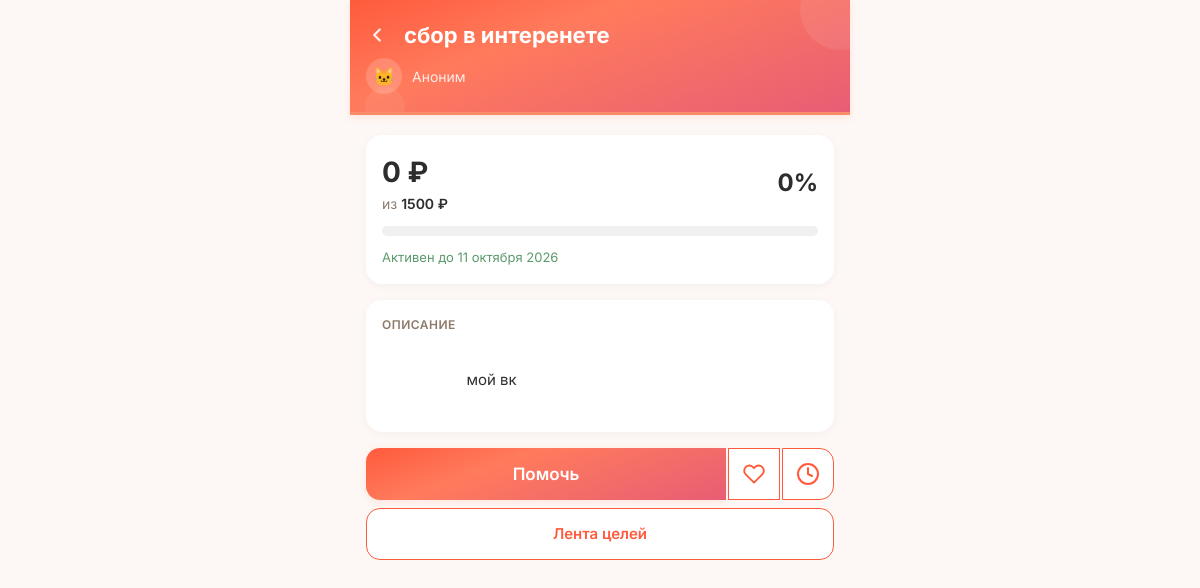
The page /goal/14 on the database as committed earlier.
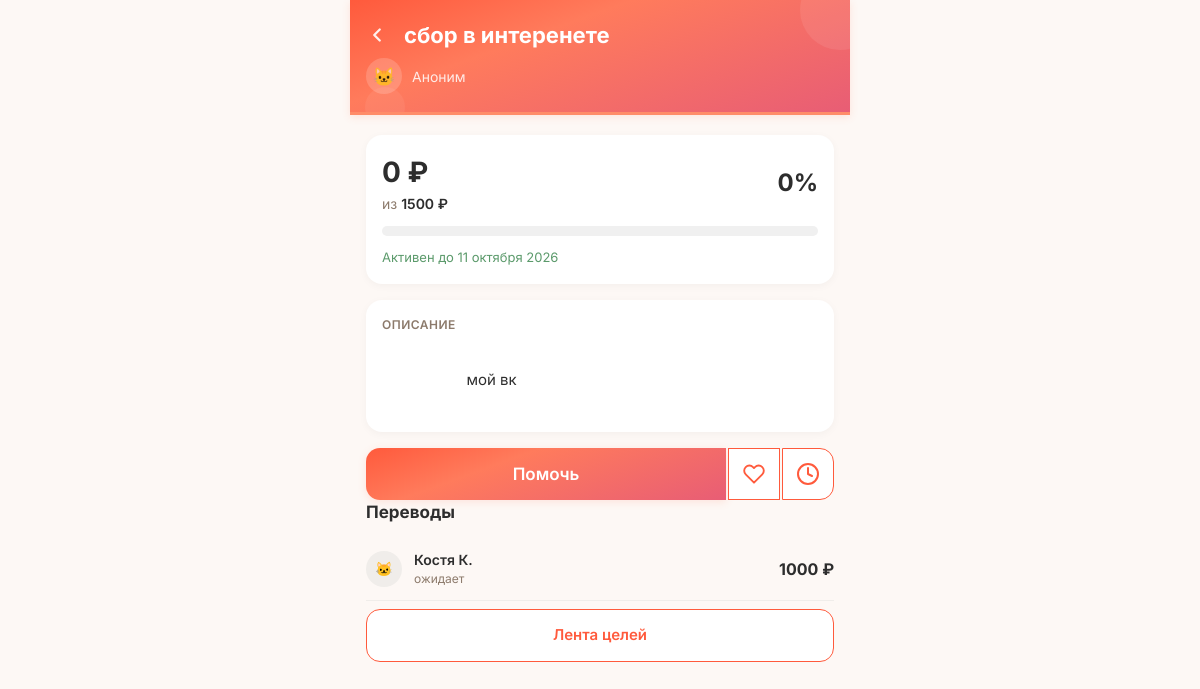
The same page on the database as committed later.
### tables this page shows
CREATE TABLE donations (
            id INTEGER PRIMARY KEY AUTOINCREMENT,
            goal_id INTEGER NOT NULL,
            donor_id INTEGER NULL,
            amount_reported REAL NOT NULL,
            status TEXT NOT NULL CHECK(status IN ('donor_confirmed','recipient_confirmed','completed','disputed')),
            is_anonymous INTEGER DEFAULT 0,
            is_seed INTEGER DEFAULT 0,
            warm_word TEXT NULL,
            donor_confirmed_at TEXT DEFAULT (datetime('now')),
            recipient_confirmed_at TEXT NULL,
            completed_at TEXT NULL,
            dispute_reason TEXT NULL,
            donor_to_recipient_count INTEGER DEFAULT 1,
            referred_by INTEGER NULL, ip_address TEXT,
            FOREIGN KEY (goal_id) REFERENCES goals(id),
            FOREIGN KEY (donor_id) REFERENCES users(id)
        );

### main.py (the view, shortened to what this page needs)
@app.route('/goal/<int:goal_id>')
def goal_page(goal_id):
    db = get_db()
    goal = db.execute("SELECT * FROM goals WHERE id = ?", (goal_id,)).fetchone()
    if not goal:
        db.close()
        flash('Цель не найдена.', 'danger')
        return redirect(url_for('goals_list'))
    import json as _json
    photos_list = []
    if goal['photos']:
        try:
            photos_list = _json.loads(goal['photos'])
        except Exception:
            photos_list = []
    if not photos_list and goal['photo_url']:
        photos_list = [goal['photo_url']]
    rejection_cats = []
    if goal['rejection_categories']:
        try:
            rejection_cats = _json.loads(goal['rejection_categories'])
        except Exception:
            rejection_cats = []
    author = db.execute("SELECT phone FROM users WHERE id = ?", (goal['user_id'],)).fetchone()
    donations = db.execute(
        """SELECT d.*,
           CASE WHEN d.is_anonymous = 1 OR d.donor_id IS NULL THEN NULL
                ELSE COALESCE(u.name, '+' || u.phone)
           END as donor_name
        FROM donations d
        LEFT JOIN users u ON d.donor_id = u.id
        WHERE d.goal_id = ?
        ORDER BY d.donor_confirmed_at DESC""",
        (goal_id,)
    ).fetchall()
    donor_count = db.execute("SELECT COUNT(DISTINCT donor_id) FROM donations WHERE goal_id = ? AND status IN ('recipient_confirmed','completed')", (goal_id,)).fetchone()[0]
    last_donation = db.execute("SELECT MAX(donor_confirmed_at) FROM donations WHERE goal_id = ?", (goal_id,)).fetchone()[0]
    db.close()
    pct = int((goal['amount_collected'] / goal['amount_goal']) * 100) if goal['amount_goal'] > 0 else 0
    months = ['января','февраля','марта','апреля','мая','июня','июля','августа','сентября','октября','ноября','декабря']
    try:
        parts = goal['ends_at'][:10].split('-')
        ends_at_formatted = f"{int(parts[2])} {months[int(parts[1])-1]} {parts[0]}"
    except:
        ends_at_formatted = goal['ends_at'][:10]
    user = get_current_user()
    is_author = (user and user['id'] == goal['user_id'])
    is_liked = False
    already_reported = False
    return render_template('goal.html', goal=goal, author=author, progress=pct, donations=donations, is_author=is_author, donor_count=donor_count, last_donation=last_donation, ends_at_formatted=ends_at_formatted, already_reported=already_reported, user=user, photos_list=photos_list, is_liked=is_liked, rejection_cats=rejection_cats)

### main.py (called while the page is built, shortened)
def get_current_user():
    return None

### models.py (called while the page is built)
def get_db():
    conn = sqlite3.connect(DATABASE, timeout=10)
    conn.row_factory = sqlite3.Row
    conn.execute("PRAGMA journal_mode=WAL")
    conn.execute("PRAGMA synchronous=NORMAL")
    conn.execute("PRAGMA busy_timeout=5000")
    conn.execute("PRAGMA foreign_keys = ON")
    return conn

### templates/goal.html (shortened to what this page needs)
<!DOCTYPE html>
<html lang="ru">
<head>
    <link rel="stylesheet" href="/static/style.css?v=7">
</head>
<body>
    <div class="container">
        <div class="goal-header">
            <div class="goal-back-row">
                <button class="goal-back" onclick="history.back()" aria-label="Назад">
                    <svg viewBox="0 0 24 24" fill="none" stroke="currentColor" stroke-width="2.5" stroke-linecap="round" stroke-linejoin="round"><polyline points="15 18 9 12 15 6"></polyline></svg>
                </button>
                <h1>{{ goal.title }}</h1>
            </div>
            <div class="author-row">
                <div class="avatar">🐱</div>
                <span>{{ author.name or 'Аноним' }}</span>
            </div>
        </div>
        <div class="content">
            <div class="stats-card">
                <div class="stats-row">
                    <div>
                        <div class="collected">{{ "%.0f"|format(goal.amount_collected) }} ₽</div>
                        <div class="goal">из <span>{{ "%.0f"|format(goal.amount_goal) }} ₽</span></div>
                    </div>
                    <div style="text-align:right;">
                        <div style="font-size:24px;font-weight:700;color:#2D2D2D;">{{ progress }}%</div>
                    </div>
                </div>
                <div class="progress-bar">
                </div>
                {% if goal.status == "active" %}<div class="deadline" style="color:#5B9A6B;">Активен до {{ ends_at_formatted }}</div>{% else %}<div class="deadline" style="color:#E57373;">Не активен</div>{% endif %}
            </div>
            {% if goal.description or is_author %}
            <div class="description-block">
                <div class="description-header">
                    <span class="description-label">Описание</span>
                </div>
                <div class="description" id="descView">
                    {% if goal.description %}{{ goal.description }}{% else %}<span class="desc-empty">Пока нет описания</span>{% endif %}
                </div>
            </div>
            {% endif %}
            {% if not is_author %}
            <div class="action-pair">
                <button class="btn-help-pair" onclick="openModal()">Помочь</button>
                <button class="btn-square {% if is_liked %}liked{% endif %}" id="likeBtn" data-goal-id="{{ goal.id }}" onclick="toggleLike()" aria-label="В избранное">
                    <div id="likeHeart" style="width:30px;height:30px;"></div>
                </button>
                <button class="btn-square btn-remind-pair" id="remindBtn" data-goal-id="{{ goal.id }}" onclick="openReminderModal()" aria-label="Напомнить позже">
                    <svg viewBox="0 0 24 24" fill="none" stroke="currentColor" stroke-width="2" stroke-linecap="round" stroke-linejoin="round"><circle cx="12" cy="12" r="10"></circle><polyline points="12 6 12 12 16 14"></polyline></svg>
                </button>
            </div>
            {% endif %}
            {% if donations %}
            <h3 class="donations-title">Переводы</h3>
            {% for d in donations %}
            <div class="donation-item">
                <div class="donation-avatar">🐱</div>
                <div class="donation-info">
                    <div class="donor-name">{{ d.donor_name or 'Аноним' }}</div>
                    <div class="donor-meta">
                        {% if d.status == 'donor_confirmed' %}ожидает
                        {% elif d.status == 'recipient_confirmed' %}подтверждён
                        {% elif d.status == 'completed' %}засчитан
                        {% else %}{{ d.status }}{% endif %}
                    </div>
                </div>
                <div class="donation-amount">{{ "%.0f"|format(d.amount_reported) }} ₽</div>
            </div>
            {% endfor %}
            {% endif %}
            <a class="btn-back" href="/goals" style="text-align:center;">Лента целей</a>
        </div>
    </div>
</body>
</html>

Rows that differ between the two databases and show on the page:
added donations: donor_name "Костя К.", status "ожидает", amount_reported "1000"
Other text that changed with them:
text now shown: "Переводы"
